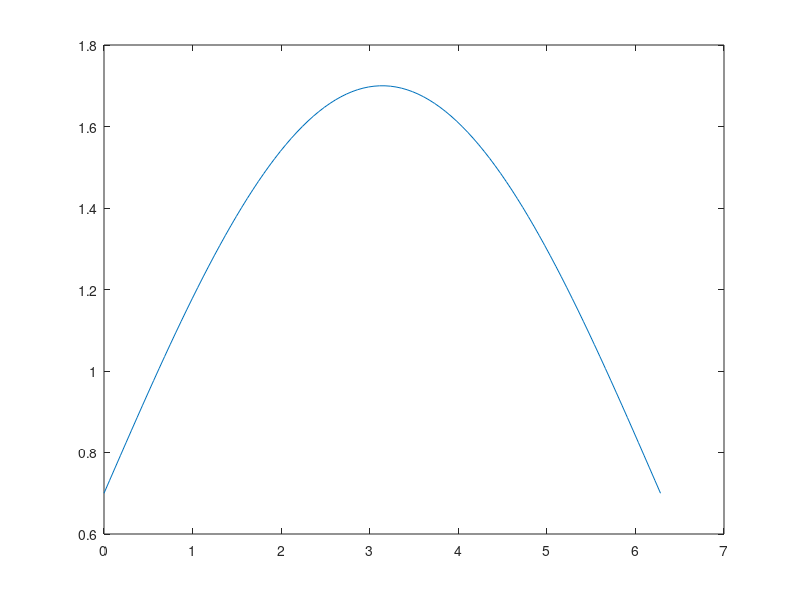

MATLAB code to generate this figure: (Note: this script raises an error after producing the figure.)
clear all
close all
alpha = 0.7; beta = 0.7;
m = 100; 
h = 2*pi/(m+1);
t = (1:m)*h; t0 = 0; tf =(m+1)*h;
theta = zeros(m,1);
for i =1:m
    theta(i) = 0.7;
end
theta = theta + sin(t'/2);
for k = 1:5
    figure(3)
    plot([t0, t, tf],[alpha; theta; beta])
    hold on
    %legendInfo{k}= ['iteration' num2str(k)]; 
    JJ = get_Jacobian(theta, m, h);
    G = get_G(theta, m, h, alpha, beta);
    dtheta = JJ\G;
    theta = theta - dtheta;
end
legend('iteration 1', 'iteration 2', 'iteration 3', 'iteration 4', 'iteration 5')
theta1 = theta;

hold off
m = 100; 
%T = 20.0;
T = 10;
h = T/(m+1);
t = (1:m)*h;

%we use the solution of T=2*pi as the initial guess for T = 20 cases
t0 = 0; tf =(m+1)*h;
for k = 1:20
    %figure(5)
    %plot([t0, t, tf],[alpha; theta; beta])
    hold on
    %legendInfo{k}= ['iteration' num2str(k)]; 
    JJ = get_Jacobian(theta, m, h);
    G = get_G(theta, m, h, alpha, beta);
    dtheta = JJ\G;
    theta = theta - dtheta;
   nm = norm(dtheta,2);
   if nm < 1e-12
       break
   end
end
theta2 = theta;
%legend('iteration 1', 'iteration 2', 'iteration 3', 'iteration 4', 'iteration 5')

T = 20;
m = 100; h = T/(m+1);
for k = 1:20
    %figure(5)
    %plot([t0, t, tf],[alpha; theta; beta])
    hold on
    %legendInfo{k}= ['iteration' num2str(k)]; 
    JJ = get_Jacobian(theta, m, h);
    G = get_G(theta, m, h, alpha, beta);
    dtheta = JJ\G;
    theta = theta - dtheta;
   nm = norm(dtheta,2);
   if nm < 1e-12
       break
   end
end
theta3 = theta;

m = 100; theta0 = 0.7; thetat = 0.7;
T = 40.0; h = T/(m+1);
for k = 1:20
    %figure(5)
    %plot([t0, t, tf],[alpha; theta; beta])
    hold on
    %legendInfo{k}= ['iteration' num2str(k)]; 
    JJ = get_Jacobian(theta, m, h);
    G = get_G(theta, m, h, alpha, beta);
    dtheta = JJ\G;
    theta = theta - dtheta;
   nm = norm(dtheta,2);
   if nm < 1e-12
       break
   end
end
theta4 = theta; 

m = 100; theta0 = 0.7; thetat = 0.7;
T = 60.0; h = T/(m+1);
for k = 1:20
    %figure(5)
    %plot([t0, t, tf],[alpha; theta; beta])
    hold on
    %legendInfo{k}= ['iteration' num2str(k)]; 
    JJ = get_Jacobian(theta, m, h);
    G = get_G(theta, m, h, alpha, beta);
    dtheta = JJ\G;
    theta = theta - dtheta;
   nm = norm(dtheta,2);
   if nm < 1e-12
       break
   end
end
theta5 = theta; 
hold off
figure(5)
hold on
plot([t0, t, tf],[alpha; theta1; beta])
plot([t0, t, tf],[alpha; theta2; beta])
plot([t0, t, tf],[alpha; theta3; beta])
plot([t0, t, tf],[alpha; theta4; beta])
plot([t0, t, tf],[alpha; theta5; beta])
legend('T = 2pi', 'T=10', 'T = 20', 'T=40', 'T=60')